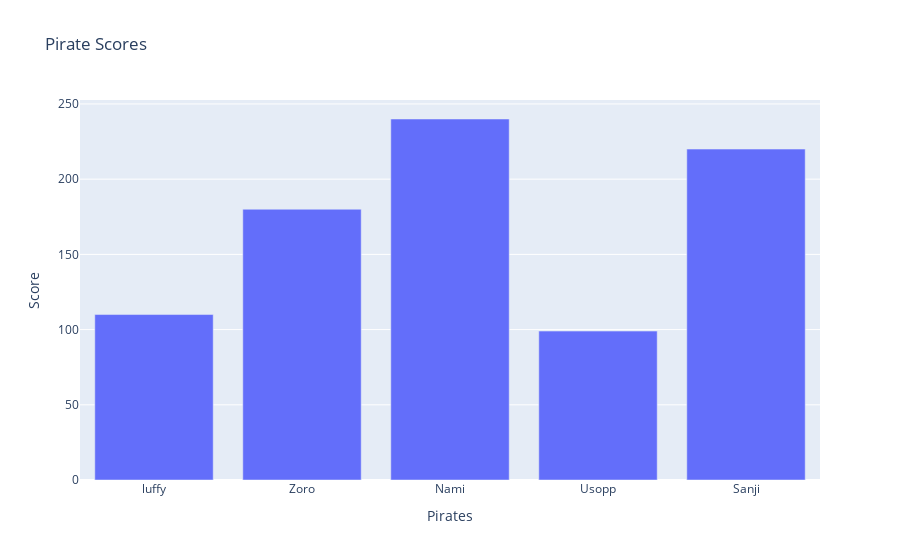

The notebook cell this image was saved under:
### Code cell
graph.update_layout(title="Pirate Scores", 
                    xaxis_title="Pirates",
                    yaxis_title="Score")
graph.show()

### Figure 1 — Plotly figure (JSON) as saved in the notebook; plotly's stock layout.template omitted (floating-point values rounded to 4 significant figures)
{"data": [{"type": "bar", "x": ["luffy", "Zoro", "Nami", "Usopp", "Sanji"], "y": [110, 180, 240, 99, 220]}], "layout": {"title": {"text": "Pirate Scores"}, "xaxis": {"title": {"text": "Pirates"}}, "yaxis": {"title": {"text": "Score"}}}}
